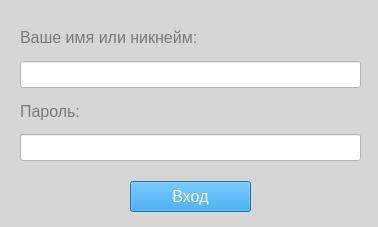
<?xml version="1.0" encoding="UTF-8"?>
<ui version="4.0">
 <class>Dialog</class>
 <widget class="QDialog" name="Dialog">
  <property name="styleSheet">
    <string notr="true">background-color: rgb(214, 214, 214); color: rgb(121, 121, 121);
    </string>
  </property>
  <property name="geometry">
   <rect>
    <x>0</x>
    <y>0</y>
    <width>378</width>
    <height>227</height>
   </rect>
  </property>
  <property name="windowTitle">
   <string>NetChat - Login</string>
  </property>
  <widget class="QWidget" name="verticalLayoutWidget">
   <property name="geometry">
    <rect>
     <x>20</x>
     <y>20</y>
     <width>341</width>
     <height>141</height>
    </rect>
   </property>
   <property name="styleSheet">
     <string notr="true">background-color: rgb(214, 214, 214); color: rgb(121, 121, 121);
     </string>
   </property>
   <layout class="QVBoxLayout" name="verticalLayout">
    <item>
     <widget class="QLabel" name="label">
      <property name="font">
       <font>
        <pointsize>12</pointsize>
       </font>
      </property>
      <property name="text">
       <string>Ваше имя или никнейм:</string>
      </property>
     </widget>
    </item>
    <item>
     <widget class="QLineEdit" name="Nickname">
     <property name="styleSheet">
        <string notr="true">background-color: rgb(255, 255, 255); color: rgb(4, 51, 255);</string>
      </property>
      <property name="font">
       <font>
        <pointsize>12</pointsize>
       </font>
      </property>
     </widget>
    </item>
    <item>
     <widget class="QLabel" name="label_2">
      <property name="font">
       <font>
        <pointsize>12</pointsize>
       </font>
      </property>
      <property name="text">
       <string>Пароль:</string>
      </property>
     </widget>
    </item>
    <item>
     <widget class="QLineEdit" name="Password">
     <property name="styleSheet">
        <string notr="true">background-color: rgb(255, 255, 255); color: rgb(4, 51, 255);</string>
      </property>
      <property name="font">
       <font>
        <pointsize>12</pointsize>
       </font>
      </property>
     </widget>
    </item>
   </layout>
  </widget>
  <widget class="QPushButton" name="Login">
   <property name="styleSheet">
     <string notr="true">background-color: rgb(0, 150, 255); color: rgb(255, 255, 255);</string>
   </property>
   <property name="geometry">
    <rect>
     <x>130</x>
     <y>181</y>
     <width>121</width>
     <height>31</height>
    </rect>
   </property>
   <property name="font">
    <font>
     <pointsize>12</pointsize>
    </font>
   </property>
   <property name="text">
    <string>Вход</string>
   </property>
  </widget>
 </widget>
 <resources/>
 <connections/>
</ui>
